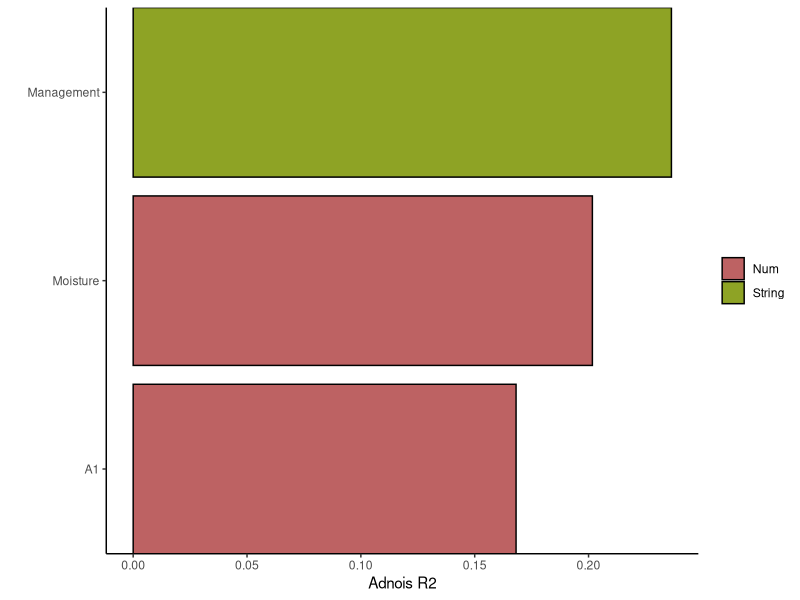
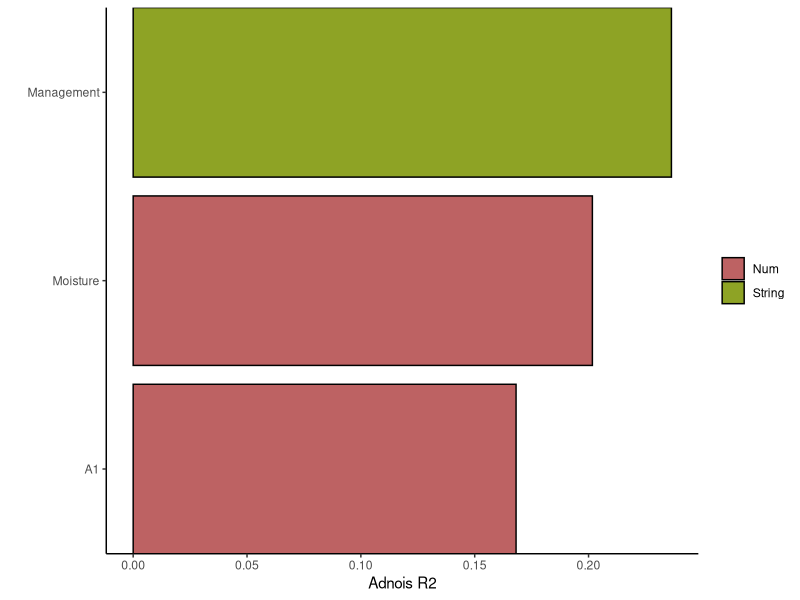

These figures' R source, in order:
## ---- chunk 1
knitr::opts_chunk$set(echo = TRUE)
## ---- chunk 2
#肠道微生物数据，每行为一种肠道微生物，每一列为一个样本
mydata <- read.table("easy_input_meta.txt",head=T,sep = "\t",row.names = 1)
mydata <- t(mydata) #转置
mydata[1:3,1:4]

#理化因子表格，每行为一个样本，每一列为一个因子，例如年龄、疾病、吸烟等
myfactor <- read.table("easy_input_factors.txt",header = T,sep = "\t", row.names = 1)
head(myfactor)

#非必需，理化因子的分组信息，例如某几个因子都属于生活方式
gp <- read.table("easy_input_factor.group.txt",head=F,sep = "\t")
colnames(gp) <- c("factor","group")
head(gp)
## ---- chunk 3
#进行adonis分析
library(vegan)
result <- adonis(mydata ~ ., data = myfactor)
mytable <- as.data.frame(result$aov.tab)
mytable <- mytable[1:ncol(myfactor),]

#是否进行p值校正并根据校正后p值挑选
fdr <- T

if(fdr == T){
  #p.adjust
  mytable$fdr <- p.adjust(mytable$`Pr(>F)`,method = "fdr")
  #根据fdr挑选理化因子
  choose <- mytable[mytable$fdr < 0.05,]
}else{
  choose <- mytable[mytable$`Pr(>F)` < 0.05,]
}

#把计算结果保存到文件，可以像例文那样，作为文章的补充材料
write.csv(choose,"output_Adonis.csv",quote = F)
## ---- chunk 4
library(ggplot2)
#根据R2排序
choose <- choose[order(choose$R2),]
choose$factor <- factor(row.names(choose),levels=row.names(choose))

#定义足够多的颜色，对应理化因子分组的数量
mycol <- c("#BD6263","#8EA325","#A9D179","#84CAC0","#F5AE6B","#BCB8D3","#4387B5")

#理化因子有无分组
group <- T #此处有分组信息

if (group == T) { 
  choose <- merge(choose,gp,by="factor")
  ggplot(choose,aes(x=factor, y=R2, fill = group)) + #按分组填充颜色
    geom_bar(stat = "identity",color = "black") + #bar有黑色边框
    scale_x_discrete(expand = c(0,0)) + #上下不留空
    scale_fill_manual(values = mycol) + #使用自定义的配色
    
    labs(x="",y="Adnois R2") +
    coord_flip() + #坐标轴互换
    
    theme_bw() + #去除背景色
    theme(panel.grid =element_blank()) + #去除网格线
    theme(panel.border = element_blank()) + #去除外层边框
    theme(axis.line = element_line(colour = "black")) +#沿坐标轴显示直线
    
    guides(fill = guide_legend(title = NULL)) 

} else {
  #不提供分组信息的情况
  ggplot(choose,aes(x=factor,y=R2),fill = "black") + 
    geom_bar(stat = "identity",color = "black") + 
    scale_x_discrete(expand = c(0,0)) + 

    labs(x="", y="Adnois R2") +
    coord_flip() +
    theme_bw() +
    theme(panel.grid =element_blank()) + 
    theme(panel.border = element_blank()) + 
    theme(axis.line = element_line(colour = "black")) +
    
    guides(fill = guide_legend(title = NULL)) 
}

#保存到PDF文件
ggsave("adonis_barplot.pdf")
## ---- chunk 5
sessionInfo()
